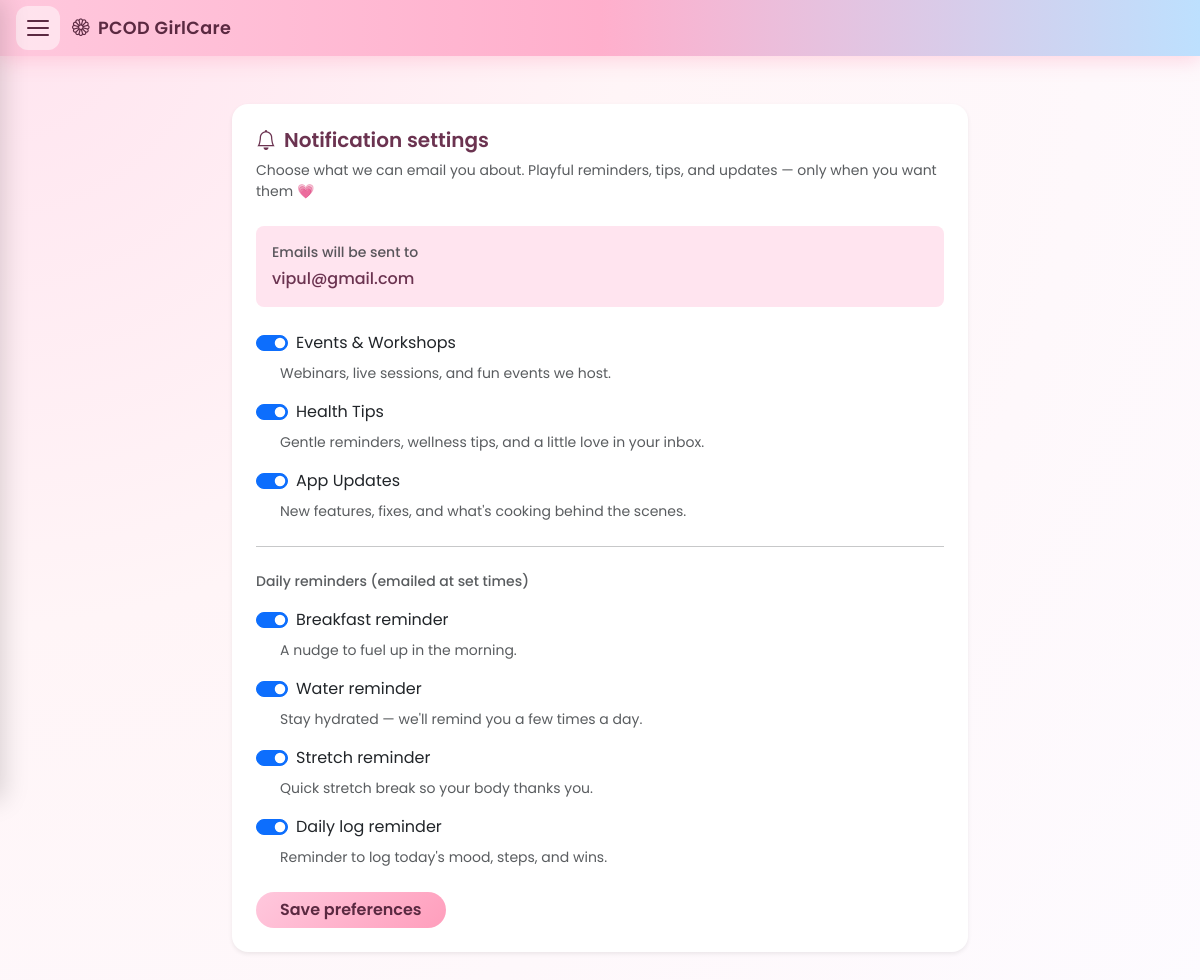
Page /notification-settings/ (signed in) on the committed database.
### tracker/models.py (models this page shows, shortened)
class NotificationPreference(models.Model):
    user = models.OneToOneField(
        settings.AUTH_USER_MODEL,
        on_delete=models.CASCADE,
        related_name='notification_preference',
    )
    events_workshops = models.BooleanField(
        default=True,
        help_text='Events & Workshops notifications',
    )
    health_tips = models.BooleanField(
        default=True,
        help_text='Health Tips notifications',
    )
    app_updates = models.BooleanField(
        default=True,
        help_text='App Updates notifications',
    )
    breakfast_reminder = models.BooleanField(
        default=True,
        help_text='Breakfast reminder (scheduled email)',
    )
    water_reminder = models.BooleanField(
        default=True,
        help_text='Water reminder (scheduled email)',
    )
    stretch_reminder = models.BooleanField(
        default=True,
        help_text='Stretch reminder (scheduled email)',
    )
    daily_log_reminder = models.BooleanField(
        default=True,
        help_text='Daily log reminder – remind to enter today\'s log',
    )
    class Meta:
        verbose_name = 'Notification preference'
        verbose_name_plural = 'Notification preferences'

### tracker/views.py (the view)
# urls.py: path('notification-settings/', views.notification_settings, name='notification_settings'),
@login_required
def notification_settings(request):
    user = request.user
    prefs, _ = NotificationPreference.objects.get_or_create(user=user, defaults={})
    if request.method == 'POST':
        form = NotificationPreferenceForm(request.POST, instance=prefs)
        if form.is_valid():
            form.save()
            return redirect('tracker:notification_settings')
    else:
        form = NotificationPreferenceForm(instance=prefs)
    return render(request, 'tracker/notification_settings.html', {
        'form': form,
        'notification_email': getattr(user, 'email', '') or '',
    })

### tracker/forms.py
class NotificationPreferenceForm(forms.ModelForm):
    class Meta:
        model = NotificationPreference
        fields = (
            'events_workshops', 'health_tips', 'app_updates',
            'breakfast_reminder', 'water_reminder', 'stretch_reminder', 'daily_log_reminder',
        )
        widgets = {
            'events_workshops': forms.CheckboxInput(attrs={'class': 'form-check-input'}),
            'health_tips': forms.CheckboxInput(attrs={'class': 'form-check-input'}),
            'app_updates': forms.CheckboxInput(attrs={'class': 'form-check-input'}),
            'breakfast_reminder': forms.CheckboxInput(attrs={'class': 'form-check-input'}),
            'water_reminder': forms.CheckboxInput(attrs={'class': 'form-check-input'}),
            'stretch_reminder': forms.CheckboxInput(attrs={'class': 'form-check-input'}),
            'daily_log_reminder': forms.CheckboxInput(attrs={'class': 'form-check-input'}),
        }

### tracker/templates/tracker/notification_settings.html (shortened to what this page needs)
{% extends 'tracker/base_nav.html' %}
{% load static %}
{% block extra_css %}<link rel="stylesheet" href="{% static 'tracker/css/dashboard.css' %}">{% endblock %}
{% block content %}
<div class="container py-4">
    <div class="row justify-content-center">
        <div class="col-lg-8">
            <div class="card border-0 rounded-4 shadow-sm">
                <div class="card-body p-4">
                    <h2 class="h5 mb-2 fw-semibold" style="color:#6b3350;">
                        <i class="bi bi-bell me-2"></i>Notification settings
                    </h2>
                    <p class="text-muted small mb-4">Choose what we can email you about. Playful reminders, tips, and updates — only when you want them 💗</p>
                    <div class="mb-4 p-3 rounded-3" style="background:#ffe4ef;">
                        <span class="small fw-medium text-muted d-block mb-1">Emails will be sent to</span>
                        <span class="fw-medium" style="color:#6b3350;">{{ notification_email|default:"(no email set)" }}</span>
                    </div>
                    <form method="post" action="{% url 'tracker:notification_settings' %}">
                        <div class="mb-3">
                            <div class="form-check form-switch mb-2">
                                {{ form.events_workshops }}
                                <label class="form-check-label" for="id_events_workshops">Events & Workshops</label>
                            </div>
                            <small class="text-muted d-block ms-4">Webinars, live sessions, and fun events we host.</small>
                        </div>
                        <div class="mb-3">
                            <div class="form-check form-switch mb-2">
                                {{ form.health_tips }}
                                <label class="form-check-label" for="id_health_tips">Health Tips</label>
                            </div>
                            <small class="text-muted d-block ms-4">Gentle reminders, wellness tips, and a little love in your inbox.</small>
                        </div>
                        <div class="mb-3">
                            <div class="form-check form-switch mb-2">
                                {{ form.app_updates }}
                                <label class="form-check-label" for="id_app_updates">App Updates</label>
                            </div>
                            <small class="text-muted d-block ms-4">New features, fixes, and what's cooking behind the scenes.</small>
                        </div>
                        <hr class="my-4">
                        <p class="small fw-medium text-muted mb-3">Daily reminders (emailed at set times)</p>
                        <div class="mb-3">
                            <div class="form-check form-switch mb-2">
                                {{ form.breakfast_reminder }}
                                <label class="form-check-label" for="id_breakfast_reminder">Breakfast reminder</label>
                            </div>
                            <small class="text-muted d-block ms-4">A nudge to fuel up in the morning.</small>
                        </div>
                        <div class="mb-3">
                            <div class="form-check form-switch mb-2">
                                {{ form.water_reminder }}
                                <label class="form-check-label" for="id_water_reminder">Water reminder</label>
                            </div>
                            <small class="text-muted d-block ms-4">Stay hydrated — we'll remind you a few times a day.</small>
                        </div>
                        <div class="mb-3">
                            <div class="form-check form-switch mb-2">
                                {{ form.stretch_reminder }}
                                <label class="form-check-label" for="id_stretch_reminder">Stretch reminder</label>
                            </div>
                            <small class="text-muted d-block ms-4">Quick stretch break so your body thanks you.</small>
                        </div>
                        <div class="mb-4">
                            <div class="form-check form-switch mb-2">
                                {{ form.daily_log_reminder }}
                                <label class="form-check-label" for="id_daily_log_reminder">Daily log reminder</label>
                            </div>
                            <small class="text-muted d-block ms-4">Reminder to log today's mood, steps, and wins.</small>
                        </div>
                        <button type="submit" class="btn rounded-pill px-4" style="background:linear-gradient(135deg,#ffc8dd,#ff9ebc);border:none;color:#5b2941;font-weight:600;">
                            Save preferences
                        </button>
                    </form>
                </div>
            </div>
        </div>
    </div>
</div>
{% endblock %}

### tracker/static/tracker/css/base.css (style rules this page uses)
:root { --bg-main: #fff5f7; --bg-card: #ffffff; --pink: #ff9ebc; --pink-soft: #ffcede; --lavender: #d8c6ff; --mint: #c9f0dd; --peach: #ffd8b5; --text-main: #6f4b5c; --text-muted-soft: #9b7688; }
body { background: radial-gradient(circle at top left, #ffe4ef 0%, #fff5f7 40%, #fdfbff 100%); font-family: "Poppins", system-ui, -apple-system, BlinkMacSystemFont, "Segoe UI", sans-serif; color: var(--text-main); }
h2, h5 { font-weight: 600; }
p, small, li { color: var(--text-main); font-weight: 400; }

### tracker/static/tracker/css/nav.css (style rules this page uses)
.body-with-nav { min-height: 100vh; padding-top: 56px; }

### tracker/static/tracker/css/dashboard.css (style rules this page uses)
.card { background: var(--bg-card); border: none; border-radius: 24px; box-shadow: 0 18px 35px rgba(255, 143, 177, 0.18); transition: transform 0.25s ease, box-shadow 0.25s ease; }

### rows in the picture
NotificationPreference: events_workshops "☑", health_tips "☑", app_updates "☑", breakfast_reminder "☑", water_reminder "☑", stretch_reminder "☑", daily_log_reminder "☑"

### other values in the picture
{{ notification_email|default:"(no email set)" }} "vipul@gmail.com"
